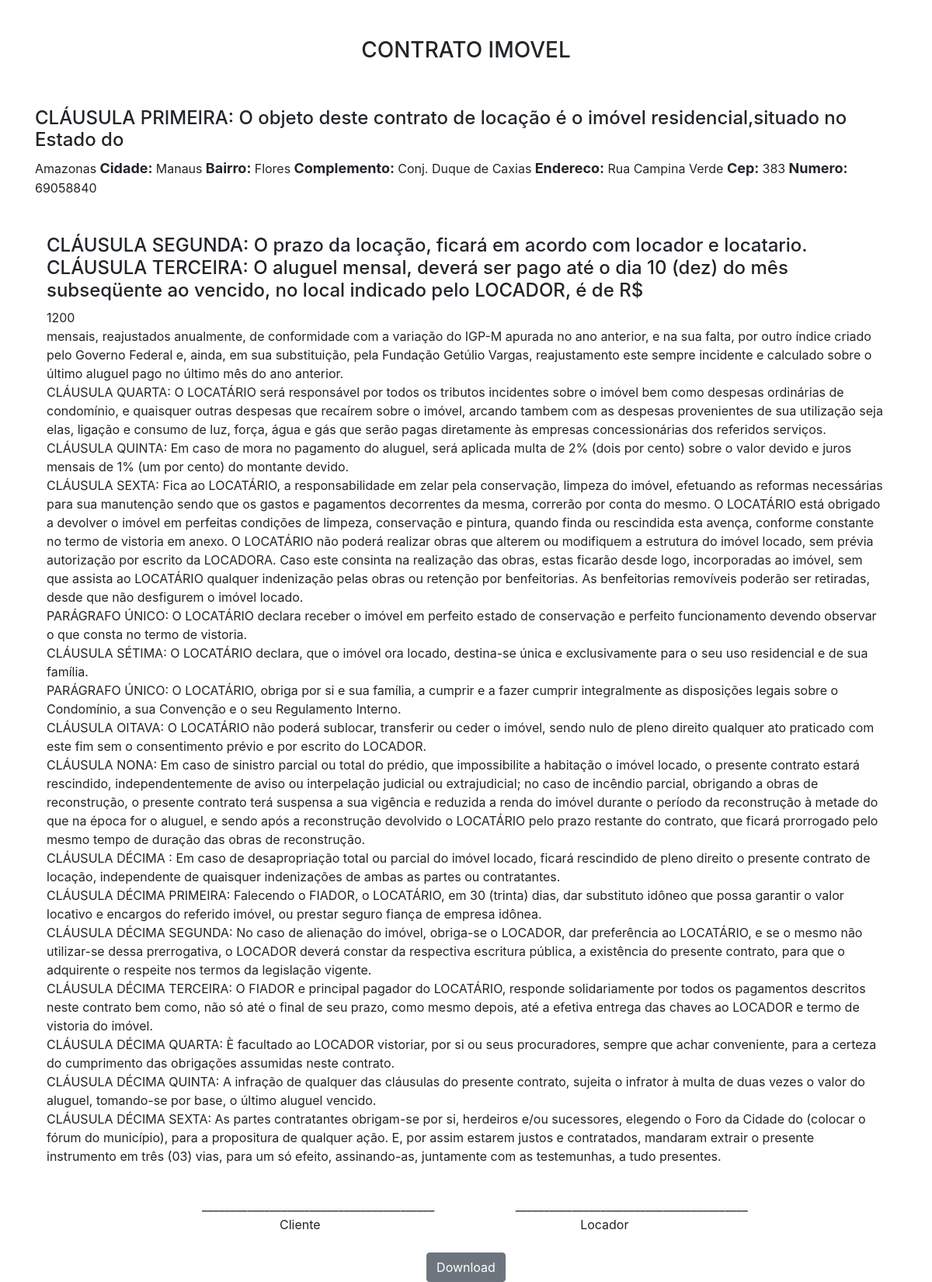
Screenshot of /testeContrato.php with the database file from the repository.
### tables this page shows
CREATE TABLE IF NOT EXISTS `imoveis` (
  `id` int(155) NOT NULL AUTO_INCREMENT,
  `estado` varchar(100) NOT NULL,
  `cidade` varchar(100) NOT NULL,
  `bairro` varchar(100) NOT NULL,
  `complemento` varchar(250) NOT NULL,
  `endereco` varchar(250) NOT NULL,
  `numero` int(11) NOT NULL,
  `cep` int(11) NOT NULL,
  `descricao` varchar(250) NOT NULL,
  `valor` varchar(100) NOT NULL,
  `img` longblob NOT NULL,
  `codigo_fiador` int(11) DEFAULT NULL,
  PRIMARY KEY (`id`),
  KEY `id` (`id`),
  KEY `codigo_fiador` (`codigo_fiador`)
);

### testeContrato.php (the view, shortened to what this page needs)
<!DOCTYPE html>
<html lang="pt-br">
<head>
    <link href="vendor/bootstrap/css/bootstrap.min.css" rel="stylesheet">
    <link href="vendor/fontawesome-free/css/all.min.css" rel="stylesheet" type="text/css">
</head>
<body>
<?php
    include("conexao.php");
        $result_usuario = "SELECT * FROM imoveis INNER JOIN fiador ON imoveis.codigo_fiador = fiador.codigo_fiador
                            WHERE id = 1";
        $resultado_usuario = mysqli_query($link, $result_usuario);
            if(($resultado_usuario) and ($resultado_usuario -> num_rows !=0)){
                while ($row_usuario = mysqli_fetch_assoc($resultado_usuario))
    echo
        "<br><br><h3><center>CONTRATO IMOVEL</center></h3>
        <br><br><div class='container'>
        <h4> CLÁUSULA PRIMEIRA: O objeto deste contrato de locação é o imóvel residencial,situado no Estado do
        </h4><div>".$row_usuario['estado'].
        "<span style='font-size:18px;'><b> Cidade: </b></span>".$row_usuario['cidade'].
        "<span style='font-size:18px;'><b> Bairro: </b></span>" .$row_usuario['bairro'].
        "<span style='font-size:18px;'><b> Complemento: </b></span>" .$row_usuario['complemento'].
        "<span style='font-size:18px;'><b> Endereco: </b></span>"  .$row_usuario['endereco'].
        "<span style='font-size:18px;'><b> Cep: </b></span>"  .$row_usuario['cep'].
        "<span style='font-size:18px;'><b> Numero: </b></span>".$row_usuario['numero']."</div><br><br>".
    "<div class='container'><h4>CLÁUSULA SEGUNDA: O prazo da locação, ficará em acordo com locador e locatario.<br>
         CLÁUSULA TERCEIRA: O aluguel mensal, deverá ser pago até o dia 10 (dez) do mês subseqüente ao vencido, no local indicado pelo LOCADOR, é de R$</h4>" .$row_usuario['valor']. "<p>
         mensais, reajustados anualmente, de conformidade com a variação do IGP-M apurada no ano anterior, e na sua falta, por outro índice criado pelo Governo Federal e, ainda, em sua substituição, pela Fundação Getúlio Vargas, reajustamento este sempre incidente e calculado sobre o último aluguel pago no último mês do ano anterior.<br>
        CLÁUSULA QUARTA: O LOCATÁRIO será responsável por todos os tributos incidentes sobre o imóvel bem como despesas ordinárias de condomínio, e quaisquer outras despesas que recaírem sobre o imóvel, arcando tambem com as despesas provenientes de sua utilização seja elas, ligação e consumo de luz, força, água e gás que serão pagas diretamente às empresas concessionárias dos referidos serviços.<br>
        CLÁUSULA QUINTA: Em caso de mora no pagamento do aluguel, será aplicada multa de 2% (dois por cento) sobre o valor devido e juros mensais de 1% (um por cento) do montante devido.<br>
        CLÁUSULA SEXTA: Fica ao LOCATÁRIO, a responsabilidade em zelar pela conservação, limpeza do imóvel, efetuando as reformas necessárias para sua manutenção sendo que os gastos e pagamentos decorrentes da mesma, correrão por conta do mesmo. O LOCATÁRIO está obrigado a devolver o imóvel em perfeitas condições de limpeza, conservação e pintura, quando finda ou rescindida esta avença, conforme constante no termo de vistoria em anexo. O LOCATÁRIO não poderá realizar obras que alterem ou modifiquem a estrutura do imóvel locado, sem prévia autorização por escrito da LOCADORA. Caso este consinta na realização das obras, estas ficarão desde logo, incorporadas ao imóvel, sem que assista ao LOCATÁRIO qualquer indenização pelas obras ou retenção por benfeitorias. As benfeitorias removíveis poderão ser retiradas, desde que não desfigurem o imóvel locado.<br>
        PARÁGRAFO ÚNICO: O LOCATÁRIO declara receber o imóvel em perfeito estado de conservação e perfeito funcionamento devendo observar o que consta no termo de vistoria.<br>
        CLÁUSULA SÉTIMA: O LOCATÁRIO declara, que o imóvel ora locado, destina-se única e exclusivamente para o seu uso residencial e de sua família.<br>
        PARÁGRAFO ÚNICO: O LOCATÁRIO, obriga por si e sua família, a cumprir e a fazer cumprir integralmente as disposições legais sobre o Condomínio, a sua Convenção e o seu Regulamento Interno.<br>
        CLÁUSULA OITAVA: O LOCATÁRIO não poderá sublocar, transferir ou ceder o imóvel, sendo nulo de pleno direito qualquer ato praticado com este fim sem o consentimento prévio e por escrito do LOCADOR.<br>
        CLÁUSULA NONA: Em caso de sinistro parcial ou total do prédio, que impossibilite a habitação o imóvel locado, o presente contrato estará rescindido, independentemente de aviso ou interpelação judicial ou extrajudicial; no caso de incêndio parcial, obrigando a obras de reconstrução, o presente contrato terá suspensa a sua vigência e reduzida a renda do imóvel durante o período da reconstrução à metade do que na época for o aluguel, e sendo após a reconstrução devolvido o LOCATÁRIO pelo prazo restante do contrato, que ficará prorrogado pelo mesmo tempo de duração das obras de reconstrução.<br>
        CLÁUSULA DÉCIMA : Em caso de desapropriação total ou parcial do imóvel locado, ficará rescindido de pleno direito o presente contrato de locação, independente de quaisquer indenizações de ambas as partes ou contratantes.<br>
        CLÁUSULA DÉCIMA PRIMEIRA: Falecendo o FIADOR, o LOCATÁRIO, em 30 (trinta) dias, dar substituto idôneo que possa garantir o valor locativo e encargos do referido imóvel, ou prestar seguro fiança de empresa idônea.<br>
        CLÁUSULA DÉCIMA SEGUNDA: No caso de alienação do imóvel, obriga-se o LOCADOR, dar preferência ao LOCATÁRIO, e se o mesmo não utilizar-se dessa prerrogativa, o LOCADOR deverá constar da respectiva escritura pública, a existência do presente contrato, para que o adquirente o respeite nos termos da legislação vigente.<br>
        CLÁUSULA DÉCIMA TERCEIRA: O FIADOR e principal pagador do LOCATÁRIO, responde solidariamente por todos os pagamentos descritos neste contrato bem como, não só até o final de seu prazo, como mesmo depois, até a efetiva entrega das chaves ao LOCADOR e termo de vistoria do imóvel.<br>
        CLÁUSULA DÉCIMA QUARTA: È facultado ao LOCADOR vistoriar, por si ou seus procuradores, sempre que achar conveniente, para a certeza do cumprimento das obrigações assumidas neste contrato.<br>
        CLÁUSULA DÉCIMA QUINTA: A infração de qualquer das cláusulas do presente contrato, sujeita o infrator à multa de duas vezes o valor do aluguel, tomando-se por base, o último aluguel vencido.<br>
        CLÁUSULA DÉCIMA SEXTA: As partes contratantes obrigam-se por si, herdeiros e/ou sucessores, elegendo o Foro da Cidade do (colocar o fórum do município), para a propositura de qualquer ação.
        E, por assim estarem justos e contratados, mandaram extrair o presente instrumento em três (03) vias, para um só efeito, assinando-as, juntamente com as testemunhas, a tudo presentes.
        </p><br>
        <span style=margin-left:200px>_________________________________________</span> <span style=margin-left:100px>_________________________________________</span><br>
                    <span style=margin-left:300px>Cliente</span>
                      <span style=margin-left:330px>Locador</span><br><br>
            <center><a href='contrato_pdf.php' class='btn btn-secondary'>Download</a></center></div><br<br>";
}
?>
    </body>
    </html>

### rows the page displays
imoveis: estado "Amazonas", cidade "Manaus", bairro "Flores", complemento "Conj. Duque de Caxias", endereco "Rua Campina Verde", cep "383", numero "69058840", valor "1200"
